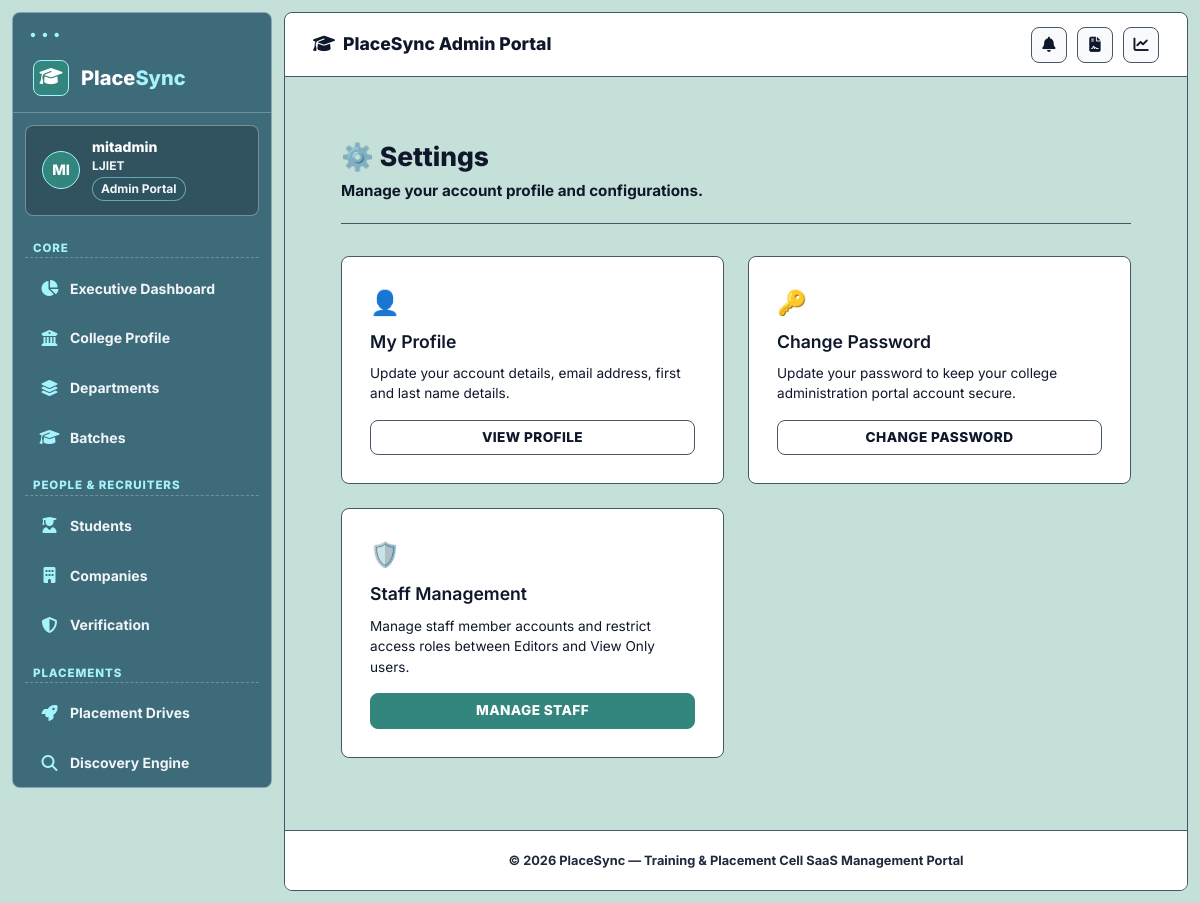
/dashboard/access/settings/ (signed in), run on the app's committed database.
### accounts/models.py (models this page shows, shortened)
class User(AbstractUser):
    class Role(models.TextChoices):
        COLLEGE_ADMIN = 'COLLEGE_ADMIN', 'College Admin'
        STUDENT = 'STUDENT', 'Student'
    role = models.CharField(
        max_length=20,
        choices=Role.choices,
        default=Role.STUDENT
    )
    college = models.ForeignKey(
        'colleges.College',
        on_delete=models.SET_NULL,
        null=True,
        blank=True,
        related_name='users'
    )
    must_change_password = models.BooleanField(default=False)

### colleges/models.py (models this page shows, shortened)
class College(models.Model):
    name = models.CharField(max_length=255, unique=True)
    code = models.CharField(max_length=50, unique=True, help_text="Unique college code or abbreviation")
    address = models.TextField(blank=True)
    website = models.URLField(blank=True)
    created_at = models.DateTimeField(auto_now_add=True)
    logo = models.ImageField(upload_to='college_logos/', blank=True, null=True)
    university = models.CharField(max_length=255, blank=True)
    email = models.EmailField(blank=True)
    phone = models.CharField(max_length=20, blank=True)
    linkedin = models.URLField(blank=True, verbose_name="LinkedIn")
    twitter = models.URLField(blank=True, verbose_name="Twitter")
    instagram = models.URLField(blank=True, verbose_name="Instagram")

### staff_permissions/views.py (the view)
# urls.py: path('settings/', SettingsView.as_view(), name='settings'),
class SettingsView(CollegeAdminRequiredMixin, View):
    template_name = 'staff_permissions/settings.html'
    def get(self, request, *args, **kwargs):
        return render(request, self.template_name)

### staff_permissions/templatetags/staff_tags.py (called while the page is built)
@register.filter(name='has_perm_filter')
def has_perm_filter(user, permission_name):
    if not user or not user.is_authenticated:
        return False
    return has_staff_permission(user, permission_name)

@register.filter(name='is_college_admin_filter')
def is_college_admin_filter(user):
    if not user or not user.is_authenticated:
        return False
    return is_college_admin(user)

### staff_permissions/utils.py (called while the page is built, shortened)
def is_college_admin(user):
    if not user.is_authenticated:
        return False
    if user.is_superuser:
        return True
    if getattr(user, 'role', '') == 'COLLEGE_ADMIN':
        return not hasattr(user, 'staff_profile')
    return False

def has_staff_permission(user, permission_name):
    if not user.is_authenticated:
        return False
    if is_college_admin(user):
        return True

### staff_permissions/views.py (called while the page is built)
    def dispatch(self, request, *args, **kwargs):
        if not request.user.is_authenticated:
            return self.handle_no_permission()
        if not is_college_admin(request.user):
            return render(request, 'staff_permissions/403.html', status=403)
        return super().dispatch(request, *args, **kwargs)

### templates/staff_permissions/settings.html (shortened to what this page needs)
{% extends 'base.html' %}
{% block content %}
<div class="container" style="flex: 1; padding: 2rem 1.5rem; max-width: 900px;">
    <div class="dashboard-header" style="border-bottom: none; margin-bottom: 2rem;">
        <div>
            <h1 class="dashboard-title">⚙️ Settings</h1>
            <p class="dashboard-welcome">Manage your account profile and configurations.</p>
        </div>
    </div>
    <div style="display: grid; grid-template-columns: repeat(auto-fit, minmax(280px, 1fr)); gap: 1.5rem;">
        <div class="card-panel" style="margin-top: 0; display: flex; flex-direction: column; justify-content: space-between;">
            <div>
                <div style="font-size: 1.5rem; margin-bottom: 0.5rem;">👤</div>
                <h3 style="color: #fff; font-size: 1.1rem; font-weight: 600; margin: 0 0 0.5rem 0;">My Profile</h3>
                <p style="color: var(--text-secondary); font-size: 0.85rem; line-height: 1.5; margin: 0 0 1rem 0;">
                    Update your account details, email address, first and last name details.
                </p>
            </div>
            <a href="{% url 'colleges:profile_detail' %}" class="btn btn-secondary" style="width: 100%; text-align: center; font-size: 0.85rem;">View Profile</a>
        </div>
        <div class="card-panel" style="margin-top: 0; display: flex; flex-direction: column; justify-content: space-between;">
            <div>
                <div style="font-size: 1.5rem; margin-bottom: 0.5rem;">🔑</div>
                <h3 style="color: #fff; font-size: 1.1rem; font-weight: 600; margin: 0 0 0.5rem 0;">Change Password</h3>
                <p style="color: var(--text-secondary); font-size: 0.85rem; line-height: 1.5; margin: 0 0 1rem 0;">
                    Update your password to keep your college administration portal account secure.
                </p>
            </div>
            <a href="{% url 'staff_permissions:change_password' %}" class="btn btn-secondary" style="width: 100%; text-align: center; font-size: 0.85rem;">Change Password</a>
        </div>
        <div class="card-panel" style="margin-top: 0; border: 1px solid rgba(var(--primary-rgb), 0.3); display: flex; flex-direction: column; justify-content: space-between;">
            <div>
                <div style="font-size: 1.5rem; margin-bottom: 0.5rem;">🛡️</div>
                <h3 style="color: #fff; font-size: 1.1rem; font-weight: 600; margin: 0 0 0.5rem 0;">Staff Management</h3>
                <p style="color: var(--text-secondary); font-size: 0.85rem; line-height: 1.5; margin: 0 0 1rem 0;">
                    Manage staff member accounts and restrict access roles between Editors and View Only users.
                </p>
            </div>
            <a href="{% url 'staff_permissions:staff_list' %}" class="btn btn-primary" style="width: 100%; text-align: center; font-size: 0.85rem;">Manage Staff</a>
        </div>
    </div>
</div>
{% endblock %}

### templates/base.html (shortened to what this page needs)
{% load static %}
{% load staff_tags %}
<!DOCTYPE html>
<html lang="en">
<head>
    <link rel="stylesheet" href="https://cdnjs.cloudflare.com/ajax/libs/font-awesome/6.5.1/css/all.min.css" />
    <link rel="stylesheet" href="{% static 'css/student.css' %}?v=7.0">
    <link rel="stylesheet" href="{% static 'css/style.css' %}?v=7.0">
</head>
<body class="page-dashboard">
{% if user.is_authenticated %}
<div class="sp-layout">
    <aside class="sp-sidebar" role="navigation" aria-label="College Admin navigation">
        <a href="{% url 'dashboard:index' %}" class="sp-brand">
            <div class="sp-brand-icon"><i class="fa-solid fa-graduation-cap"></i></div>
            <div class="sp-brand-text">Place<span>Sync</span></div>
        </a>
        <div class="sp-identity">
            <div class="sp-avatar">{{ user.username|slice:":2"|upper }}</div>
            <div>
                <div class="sp-identity-name">{{ user.username }}</div>
                <div class="sp-identity-roll">{% if user.college %}{{ user.college.code }}{% else %}PlaceSync{% endif %}</div>
                <div class="sp-identity-badge">Admin Portal</div>
            </div>
        </div>
        {% if request.user|has_perm_filter:"dashboard.view" or request.user|has_perm_filter:"system_settings.view" %}
        <div class="sp-section">
            <div class="sp-section-label">Core</div>
            <ul class="sp-nav">
                {% if request.user|has_perm_filter:"dashboard.view" %}
                <li><a href="{% url 'dashboard:index' %}" class="sp-link "><span class="sp-link-icon"><i class="fa-solid fa-chart-pie"></i></span> Executive Dashboard</a></li>
                {% endif %}
                {% if request.user|has_perm_filter:"system_settings.view" %}
                <li><a href="{% url 'colleges:profile_detail' %}" class="sp-link "><span class="sp-link-icon"><i class="fa-solid fa-building-columns"></i></span> College Profile</a></li>
                <li><a href="{% url 'departments:list' %}" class="sp-link "><span class="sp-link-icon"><i class="fa-solid fa-layer-group"></i></span> Departments</a></li>
                <li><a href="{% url 'batches:list' %}" class="sp-link {% if request.resolver_match.namespace == 'batches' %}active{% endif %}"><span class="sp-link-icon"><i class="fa-solid fa-graduation-cap"></i></span> Batches</a></li>
                {% endif %}
            </ul>
        </div>
        {% endif %}
        {% if request.user|has_perm_filter:"students.view" or request.user|has_perm_filter:"opportunity_discovery.view" %}
        <div class="sp-section">
            <div class="sp-section-label">People &amp; Recruiters</div>
            <ul class="sp-nav">
                {% if request.user|has_perm_filter:"students.view" %}
                <li><a href="{% url 'students:list' %}" class="sp-link {% if request.resolver_match.namespace == 'students' %}active{% endif %}"><span class="sp-link-icon"><i class="fa-solid fa-user-graduate"></i></span> Students</a></li>
                {% endif %}
                {% if request.user|has_perm_filter:"opportunity_discovery.view" %}
                <li><a href="{% url 'companies:list' %}" class="sp-link "><span class="sp-link-icon"><i class="fa-solid fa-building"></i></span> Companies</a></li>
                <li><a href="{% url 'companies:verification_dashboard' %}" class="sp-link "><span class="sp-link-icon"><i class="fa-solid fa-shield-halved"></i></span> Verification</a></li>
                {% endif %}
            </ul>
        </div>
        {% endif %}
        {% if request.user|has_perm_filter:"placement_drives.view" or request.user|has_perm_filter:"opportunity_discovery.view" %}
        <div class="sp-section">
            <div class="sp-section-label">Placements</div>
            <ul class="sp-nav">
                {% if request.user|has_perm_filter:"placement_drives.view" %}
                <li><a href="{% url 'placements:list' %}" class="sp-link "><span class="sp-link-icon"><i class="fa-solid fa-rocket"></i></span> Placement Drives</a></li>
                {% endif %}
                {% if request.user|has_perm_filter:"opportunity_discovery.view" %}
                <li><a href="{% url 'opportunities:list' %}" class="sp-link "><span class="sp-link-icon"><i class="fa-solid fa-magnifying-glass"></i></span> Discovery Engine</a></li>
                {% endif %}
            </ul>
        </div>
        {% endif %}
    </aside>
    <div class="sp-main">
        <header class="sp-topbar">
            <span class="sp-topbar-title">
                <span><i class="fa-solid fa-graduation-cap"></i></span> {% block topbar_title %}PlaceSync Admin Portal{% endblock %}
            </span>
            <div class="sp-topbar-right">
                <a href="{% url 'communication:notifications' %}" class="sp-topbar-btn" title="Notifications">
                    <i class="fa-solid fa-bell"></i>
                </a>
                <a href="{% url 'reports:dashboard' %}" class="sp-topbar-btn" title="Reports"><i class="fa-solid fa-file-contract"></i></a>
                <a href="{% url 'analytics:dashboard' %}" class="sp-topbar-btn" title="Analytics"><i class="fa-solid fa-chart-line"></i></a>
            </div>
        </header>
        <main class="sp-content" id="main-content">
{% endif %}
{% block content %}{% endblock %}
{% if user.is_authenticated %}
        </main>
        <footer class="sp-page-footer">
            &copy; 2026 PlaceSync &mdash; Training &amp; Placement Cell SaaS Management Portal
        </footer>
    </div>
</div>
{% else %}
</div>
{% endif %}
</body>
</html>

### data on the page
User: username "MI", username "mitadmin", college.code "LJIET"
